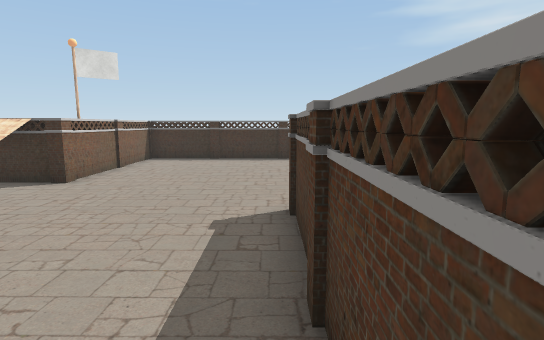
View 1 (above)

24 first-person views from a walk through a scene from a Unity 3-D project. The camera is 1.5 m above the floor, tilts 8° down and sees 80° across. The floor is counted in squares, 1 m on a side. Each view is taken from the middle of a square. On the plan, view 1 faces up. The plan holds only what a view shows up to about 15 squares ahead; the rest is blank. The place goes on beyond the plan. The player is left out. Some surface patterns are stand-ins.

View 2
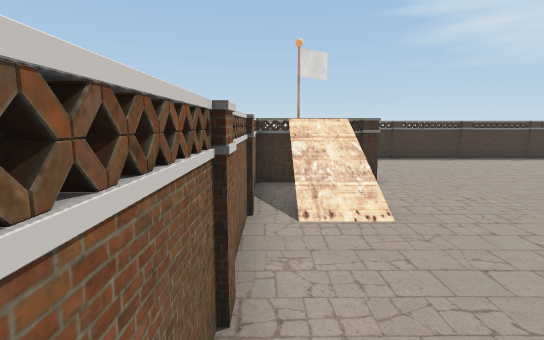

View 3
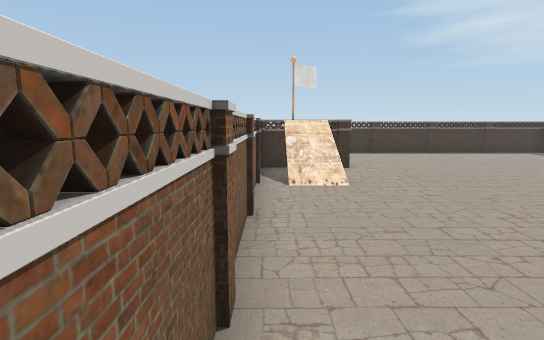

View 4
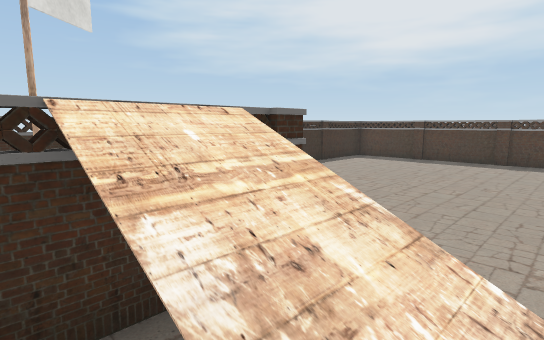

View 5
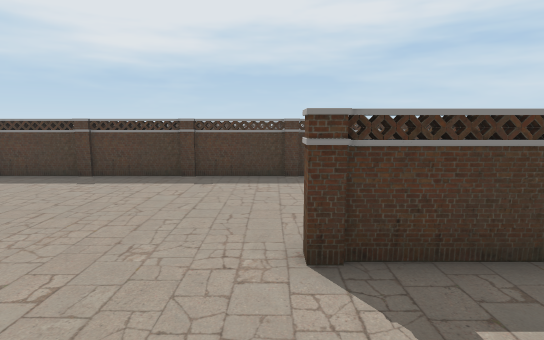

View 6
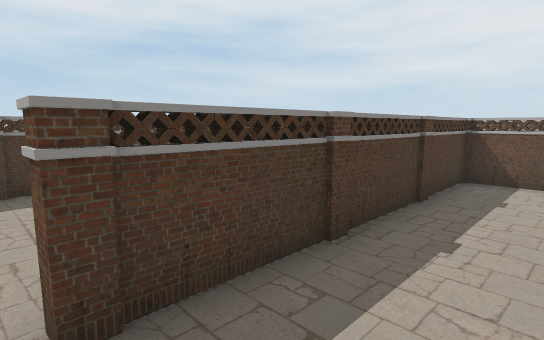

View 7
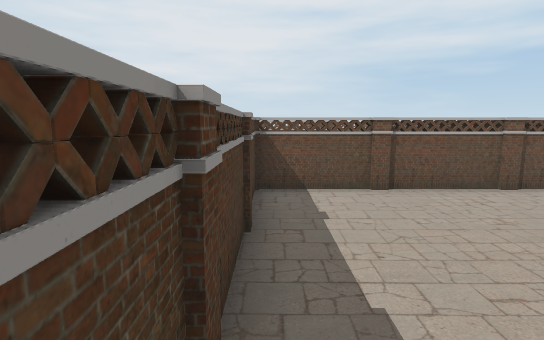

View 8
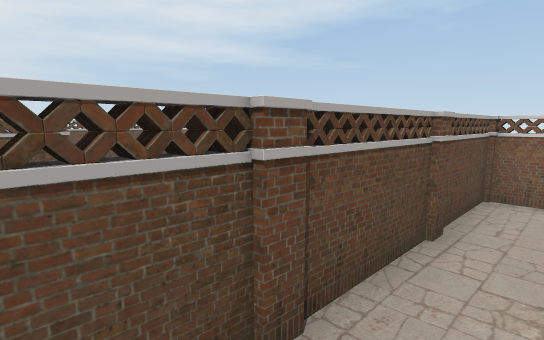

View 9
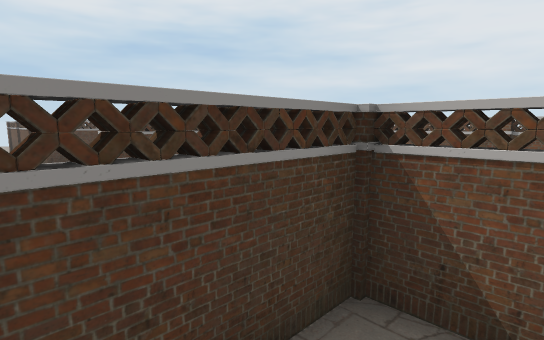

View 10
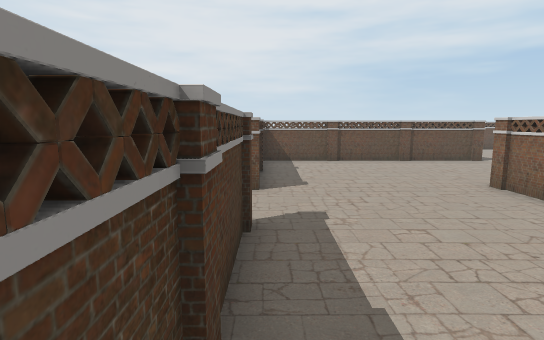

View 11
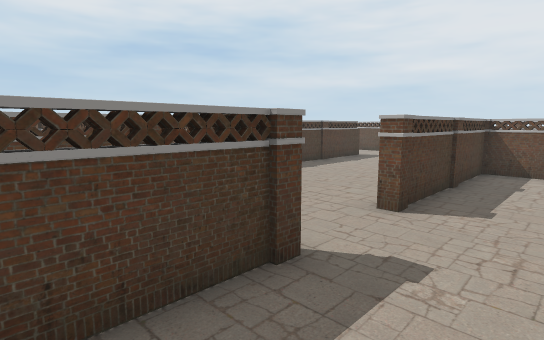

View 12
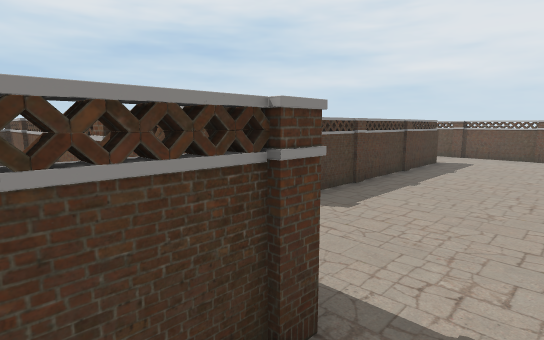

View 13
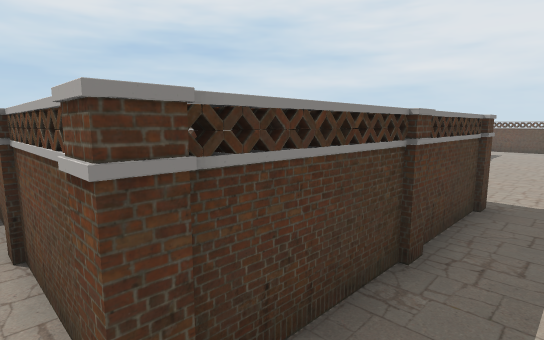

View 14
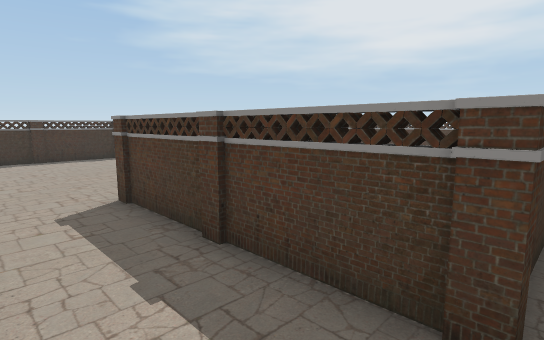

View 15
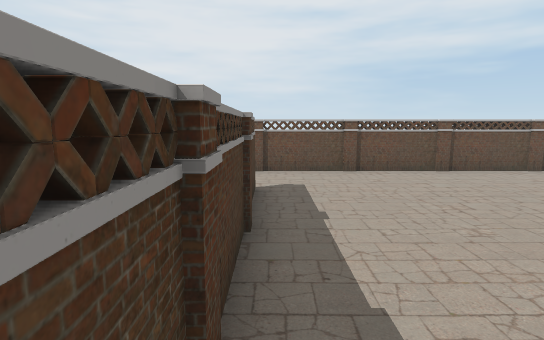

View 16
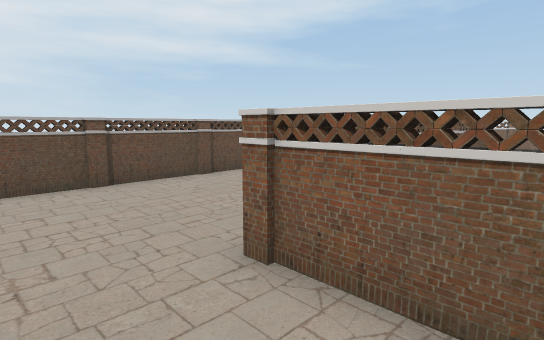

View 17
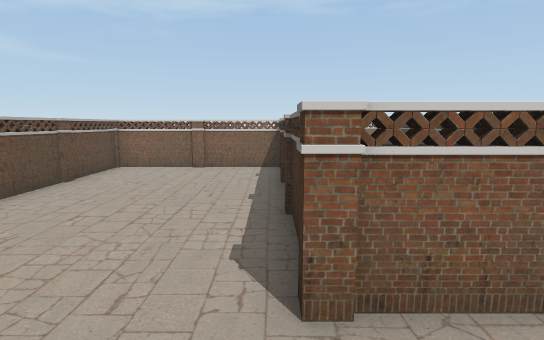

View 18
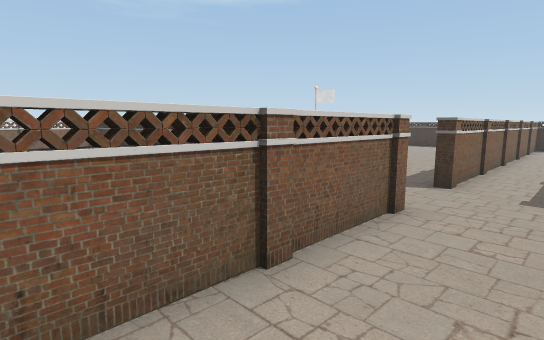

View 19
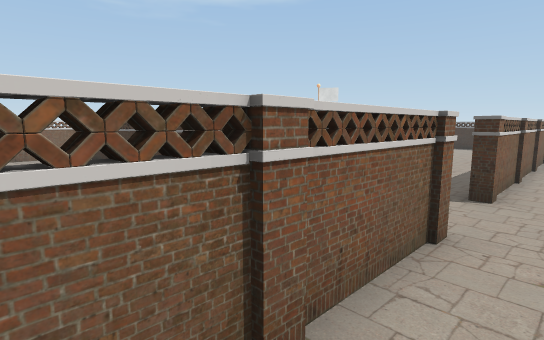

View 20
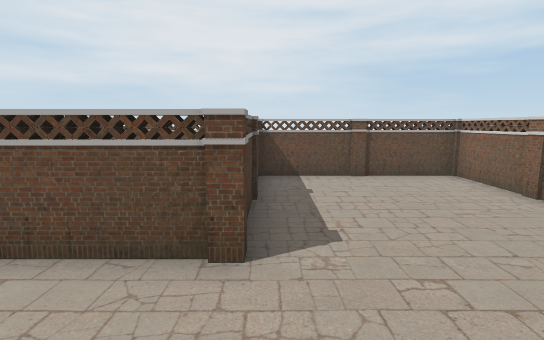

View 21
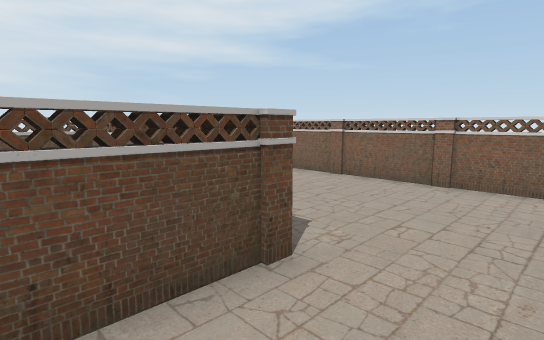

View 22
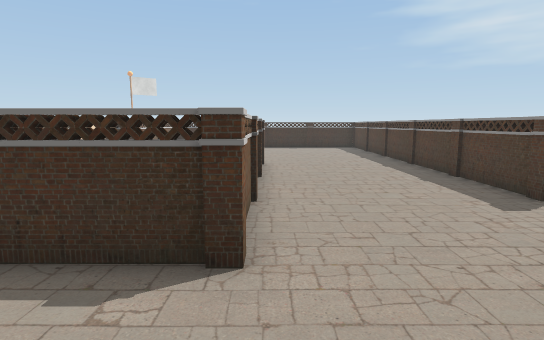

View 23
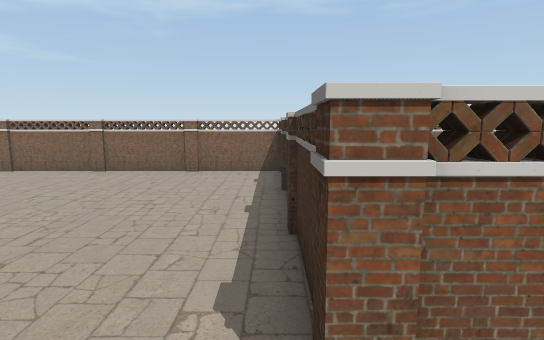

View 24
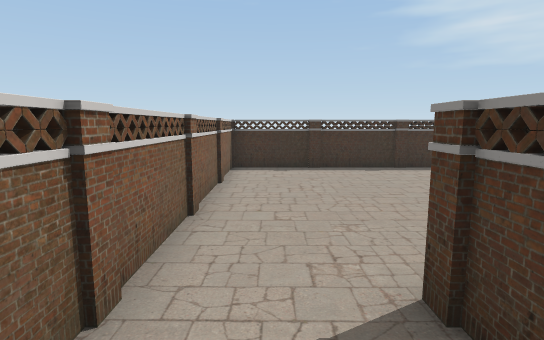

### Floor plan
Key: @ floor where view 1 was taken; # wall or solid block; . floor; / step, stairs or slope; = window, fence, low wall or low ledge; v drop or lower ground; O other object.
Columns run from 9 left of view 1 to 13 right of it. Each row starts with its distance up from view 1.
 14     ###################
 13    O#...........#......
 12     =...........=.....
 11     v...........#.....
 10     v...........#.....
  9     =...........=....
  8  #/#............#....
  7  ./v............#...
  6 =./=............=......
  5 #///.....##.....#.#####
  4 #.........#.....#..#
  3 =.........=.....=..=
  2 #.........#.....#..#
  1 #.........#.....#..#
  0 =........@=....==..=.
 -1 #.........#........####
 -2 #.........#.........
 -3 =........==..........
 -4 ##########.....##....##
 -5 #...............#.....#
 -6 =...............=.....=
 -7 #...............#.....#
 -8 #...............#.....#
 -9 =..............==.....=
-10 #.....##########......#
-11 #......#..............#
-12 =......=..............=
-13 #......#..............
-14 #......#...............
-15 =......=...............
-16 #######################

Where each view was taken, in squares from view 1:
view 1: 0 up, 0 right, facing up
view 2: 0 up, 8 left, facing up
view 3: 3 down, 8 left, facing up
view 4: 6 up, 8 left, facing up-right
view 5: 6 up, 3 left, facing right
view 6: 6 up, 2 left, facing down-right
view 7: 4 up, 0 right, facing down
view 8: 2 down, 1 left, facing down-left
view 9: 1 down, 1 left, facing down-right
view 10: 4 up, 6 right, facing down
view 11: 2 up, 4 right, facing down-right
view 12: 1 up, 8 right, facing down-right
view 13: 6 up, 8 right, facing down-right
view 14: 1 down, 7 right, facing up-right
view 15: 5 down, 12 right, facing down
view 16: 7 down, 9 right, facing down-left
view 17: 10 down, 9 right, facing left
view 18: 9 down, 9 right, facing up-left
view 19: 8 down, 8 right, facing up-left
view 20: 6 down, 3 left, facing down
view 21: 7 down, 0 right, facing down-left
view 22: 7 down, 1 right, facing up
view 23: 4 down, 2 right, facing left
view 24: 3 up, 8 right, facing up
